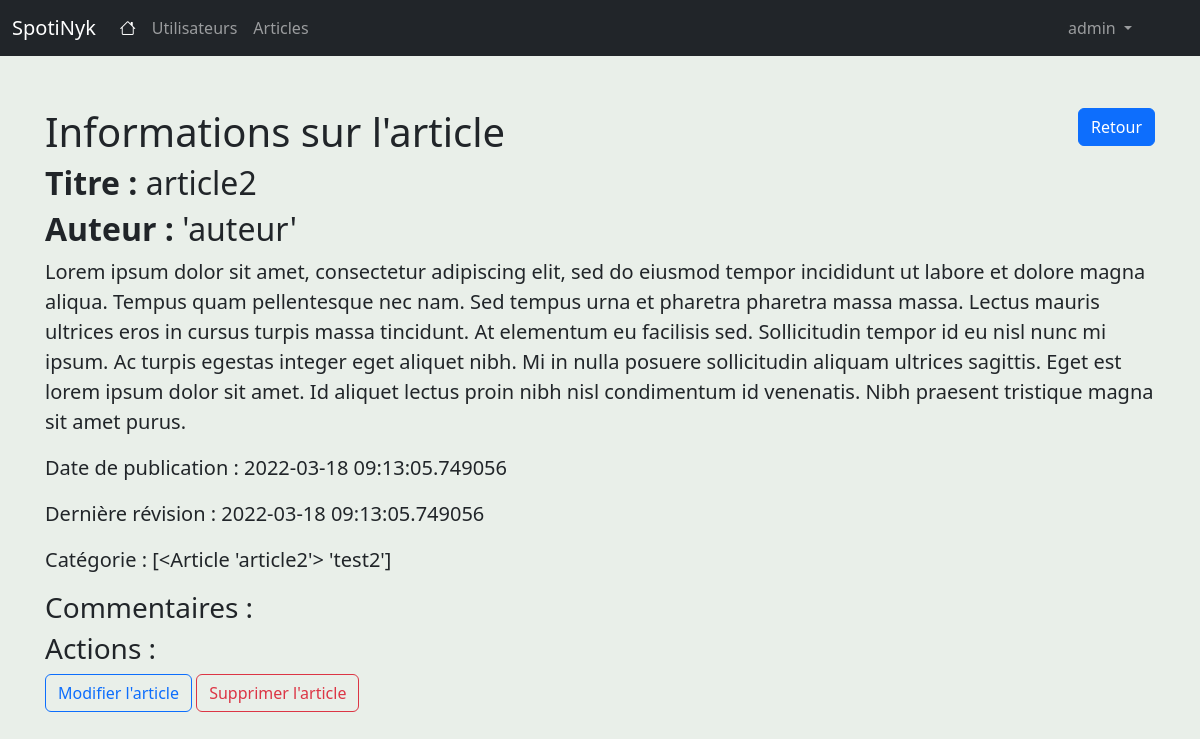
Screenshot of /admin/articles/show/3 (signed in) with the database file from the repository.
### app/models/tables.py (models this page shows, shortened)
class Usagers(db.Model):
    id = db.Column(db.Integer, primary_key=True)
    username = db.Column(db.String(80), unique=True, nullable=False)
    email = db.Column(db.String(120), unique=True, nullable=False)
    password = db.Column(db.String(100), nullable=False)
    profil_id = db.Column(db.Integer, db.ForeignKey('profils.id'), nullable=False)
    def __repr__(self):
        return '%r' % self.username

class Articles(db.Model):
    id = db.Column(db.Integer, primary_key=True)
    title = db.Column(db.String(80), nullable=False)
    text = db.Column(db.Text, nullable=False)
    date_publication = db.Column(db.DateTime, nullable=False, default=datetime.utcnow)
    date_revision = db.Column(db.DateTime, nullable=False, default=datetime.utcnow)
    usager_id = db.Column(db.Integer, db.ForeignKey('usagers.id'), nullable=False)
    statut = db.Column(db.Integer, nullable=False)
    usager = db.relationship('Usagers', backref=db.backref('articles', lazy=True))
    article_balise = db.relationship("ArticleBalise", back_populates="article")
    article_reaction = db.relationship("ArticleReaction", back_populates="article")
    def __repr__(self):
        return '<Article %r>' % self.title

class Balises(db.Model):
    id = db.Column(db.Integer, primary_key=True)
    description = db.Column(db.String(50), nullable=False)
    article_balise = db.relationship("ArticleBalise", back_populates="balise")
    def __repr__(self):
        return '%r' % self.description

### app/controllers/admin_controller.py (the view)
@login_required
def showArticle(article_id):
    article = Articles.query.get(article_id)
    commentaires = Commentaires.query.all()
    print(article)
    return render_template('show_article.html', article=article, commentaires=commentaires)

### app/ext/login.py (called while the page is built)
def init_app(app):
    lm.init_app(app)
    lm.login_view = 'default.login' #définir login_view : indiquer à Flask l'URL d'authentification des utilisateurs
    @lm.user_loader
    def load_usager(usager_id):
        return Usagers.query.get(usager_id)

### app/models/tables.py (called while the page is built)
    def __repr__(self):
        return str(repr(self.article) + " " + repr(self.balise))

### app/templates/show_article.html (shortened to what this page needs)
{% extends "base.html" %}
{% block content %}
<div class="row">
    <div class="col">
        <h1 class="mt-5">Informations sur l'article</h1>
    </div>
    <div class="col text-end">
        <a class="btn btn-primary mt-5" href="javascript:history.go(-1)"> Retour</a>
    </div>
</div>
<div class="row">
    <div class="col lead">
        <h2><strong>Titre : </strong> {{article.title}}</h2>
    </div>
</div>
{% if current_user.profil_id == 1 %}
<div class="row">
    <div class="col lead">
        <h2><strong>Auteur : </strong> {{article.usager}}</h2>
    </div>
</div>
{% endif %}
<div class="row">
    <div class="col lead">
        <p>{{article.text}}</p>
    </div>
</div>
<div class="row">
    <div class="col lead">
        <p><strong>Date de publication : </strong> {{article.date_publication}}</p>
    </div>
</div>
<div class="row">
    <div class="col lead">
        <p><strong>Dernière révision : </strong> {{article.date_revision}}</p>
    </div>
</div>
<div class="row">
    <div class="col lead">
        <p><strong>Catégorie : </strong> {{article.article_balise}}</p>
    </div>
</div>
<div>
    <h3>Commentaires :</h3>
</div>
<h3>Actions : </h3>
<form action="{{ url_for('admin.destroyArticle', article_id=article.id) }}"
                      method="GET">
    <a href="{{ url_for('admin.updateArticle', article_id=article.id) }}"
        class="btn btn-outline-primary"
        role="button">
            Modifier l'article
    </a>
    <button type="submit" class="btn btn-outline-danger">Supprimer l'article</button>
</form>
{% endblock %}

### app/templates/base.html (shortened to what this page needs)
<!doctype html>
<html lang="en" class="h-100">
    <head>
        {% block head %}
                {% block styles %}
                    {{ bootstrap.load_css() }}
                    <link rel="stylesheet" href="https://cdn.jsdelivr.net/npm/bootstrap-icons@1.8.1/font/bootstrap-icons.css">
                {% endblock %}
        {% endblock %}
    </head>
    <body class="d-flex flex-column h-100" style="background-color: #e9efe9">
        <header>
            <nav class="navbar navbar-expand-md navbar-dark fixed-top bg-dark">
                <div class="container-fluid">
                    <a class="navbar-brand" href="{{url_for('default.index')}}">SpotiNyk</a>
                    <div class="collapse navbar-collapse" id="navbarCollapse">
                        <ul class="navbar-nav me-auto mb-2 mb-md-0">
                            <li class="nav-item">
                                <a class="nav-link active" aria-current="page" href="{{url_for('default.index')}}"> <i class="bi bi-house"></i></a>
                            </li>
                            {% if current_user.profil_id == 1 %}
                            <li class="nav-item">
                                <a class="nav-link" href="{{url_for('admin.usagers')}}">Utilisateurs</a>
                            </li>
                            <li class="nav-item">
                                <a class="nav-link" href="{{url_for('admin.articles')}}">Articles</a>
                            </li>
                            {%endif%}
                        </ul>
                        <ul class="navbar-nav mr-auto me-5 ms-2 mb-md-0">
                            {% if current_user.is_authenticated %}
                            <li class="nav-item dropdown">
                                <a class="nav-link dropdown-toggle" href="#" id="navbarDropdown" role="button" data-bs-toggle="dropdown" aria-expanded="false">
                                  {{current_user.username}}
                                </a>
                            </li>
                            {%endif%}
                        </ul>
                    </div>
                </div>
            </nav>
        </header>
        <main class="flex-shrink-0">
            <div class="container">
                {% block content %}{% endblock %}
            </div>
        </main>
    </body>
</html>

### app/templates/base.html (style rules this page uses)
main > .container { padding: 60px 15px 0; }

### rows the page displays
Usagers: username "admin"
Articles: title "article2", text "Lorem ipsum dolor sit amet, consectetur adipiscing elit, sed do eiusmod tempor incididunt ut labore et dolore magna aliqua. Tempus quam pellentesque nec nam. Sed tempus urna et pharetra pharetra massa massa. Lectus mauris ultrices eros in cursus turpis massa tincidunt. At elementum eu facilisis sed. Sollicitudin tempor id eu nisl nunc mi ipsum. Ac turpis egestas integer eget aliquet nibh. Mi in nulla posuere sollicitudin aliquam ultrices sagittis. Eget est lorem ipsum dolor sit amet. Id aliquet lectus proin nibh nisl condimentum id venenatis. Nibh praesent tristique magna sit amet purus.", date_publication "2022-03-18 09:13:05.749056", date_revision "2022-03-18 09:13:05.749056", article_balise "[<Article 'article2'> 'test2']"
Usagers: usager "'auteur'"
